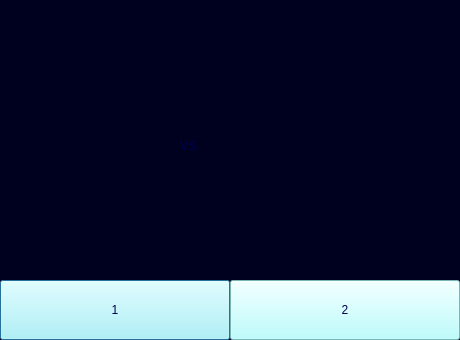
<?xml version="1.0" encoding="UTF-8"?>
<ui version="4.0">
 <class>Dialog</class>
 <widget class="QDialog" name="Dialog">
  <property name="geometry">
   <rect>
    <x>0</x>
    <y>0</y>
    <width>460</width>
    <height>340</height>
   </rect>
  </property>
  <property name="windowTitle">
   <string>Dialog</string>
  </property>
  <property name="styleSheet">
   <string notr="true">background-color: rgb(0, 0, 31);</string>
  </property>
  <widget class="QPushButton" name="left_button">
   <property name="geometry">
    <rect>
     <x>0</x>
     <y>280</y>
     <width>230</width>
     <height>60</height>
    </rect>
   </property>
   <property name="styleSheet">
    <string notr="true">background-color: rgb(170, 255, 255);
color: rgb(0, 0, 76);</string>
   </property>
   <property name="text">
    <string>1</string>
   </property>
  </widget>
  <widget class="QPushButton" name="right_button">
   <property name="geometry">
    <rect>
     <x>230</x>
     <y>280</y>
     <width>230</width>
     <height>60</height>
    </rect>
   </property>
   <property name="styleSheet">
    <string notr="true">background-color: rgb(170, 255, 255);
color: rgb(0, 0, 76);</string>
   </property>
   <property name="text">
    <string>2</string>
   </property>
  </widget>
  <widget class="QLabel" name="versus_label">
   <property name="geometry">
    <rect>
     <x>180</x>
     <y>100</y>
     <width>111</width>
     <height>91</height>
    </rect>
   </property>
   <property name="minimumSize">
    <size>
     <width>101</width>
     <height>81</height>
    </size>
   </property>
   <property name="styleSheet">
    <string notr="true">font: 72pt &quot;Impact&quot;;
background-color: rgba(255, 255, 255, 0);
color: rgb(0, 0, 84);</string>
   </property>
   <property name="text">
    <string>VS</string>
   </property>
  </widget>
  <widget class="QLabel" name="left_label">
   <property name="geometry">
    <rect>
     <x>0</x>
     <y>-40</y>
     <width>230</width>
     <height>340</height>
    </rect>
   </property>
   <property name="text">
    <string/>
   </property>
  </widget>
  <widget class="QLabel" name="right_label">
   <property name="geometry">
    <rect>
     <x>230</x>
     <y>-40</y>
     <width>230</width>
     <height>340</height>
    </rect>
   </property>
   <property name="text">
    <string/>
   </property>
  </widget>
  <zorder>right_label</zorder>
  <zorder>left_label</zorder>
  <zorder>left_button</zorder>
  <zorder>right_button</zorder>
  <zorder>versus_label</zorder>
 </widget>
 <resources/>
 <connections/>
</ui>
